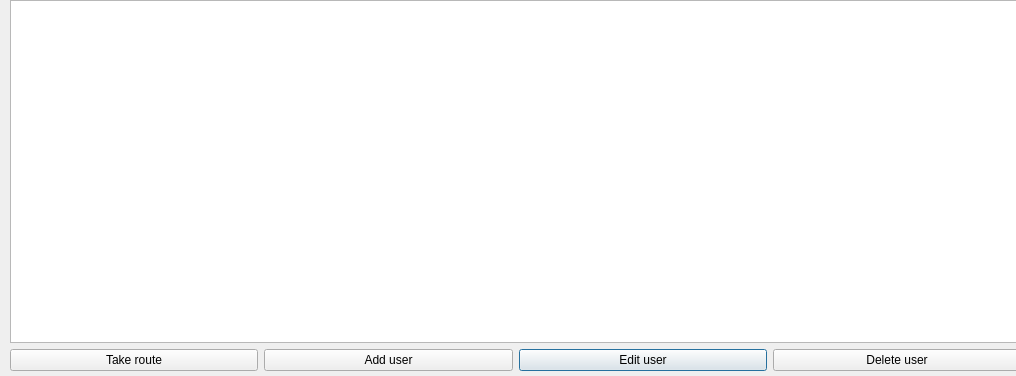
<?xml version="1.0" encoding="UTF-8"?>
<ui version="4.0">
 <class>route_table</class>
 <widget class="QDialog" name="route_table">
  <property name="geometry">
   <rect>
    <x>0</x>
    <y>0</y>
    <width>1016</width>
    <height>376</height>
   </rect>
  </property>
  <property name="windowTitle">
   <string>Dialog</string>
  </property>
  <widget class="QWidget" name="gridLayoutWidget">
   <property name="geometry">
    <rect>
     <x>10</x>
     <y>0</y>
     <width>1011</width>
     <height>371</height>
    </rect>
   </property>
   <layout class="QGridLayout" name="gridLayout">
    <item row="1" column="2">
     <widget class="QPushButton" name="editButton">
      <property name="text">
       <string>Edit user</string>
      </property>
     </widget>
    </item>
    <item row="1" column="3">
     <widget class="QPushButton" name="deleteButton">
      <property name="text">
       <string>Delete user</string>
      </property>
     </widget>
    </item>
    <item row="1" column="1">
     <widget class="QPushButton" name="addButton">
      <property name="text">
       <string>Add user</string>
      </property>
     </widget>
    </item>
    <item row="0" column="0" colspan="4">
     <widget class="QTableView" name="tableView"/>
    </item>
    <item row="1" column="0">
     <widget class="QPushButton" name="takeButton">
      <property name="text">
       <string>Take route</string>
      </property>
     </widget>
    </item>
   </layout>
  </widget>
 </widget>
 <resources/>
 <connections/>
</ui>
